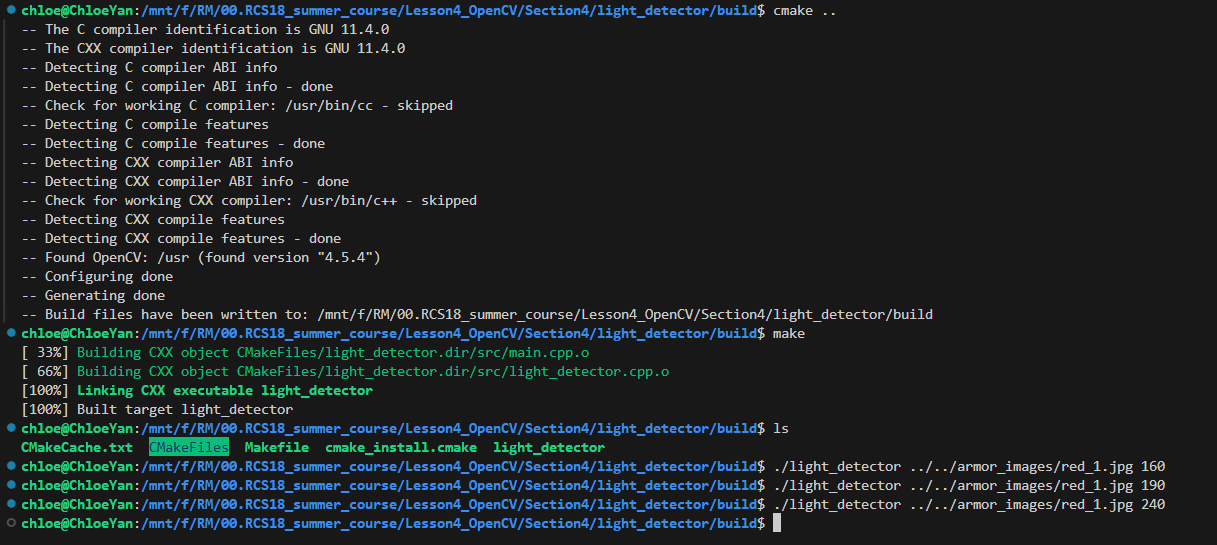
//> input picture 00.RCS18_summer_course/Lesson5_OpenCV/Section4/images_md/1.1.1.png, 1217 x 545 px
$ ./main ../images_md/1.1.1.png 100   (built with g++ and OpenCV 4)
//> lines starting //> are read from the running program, lines starting //| are printed output that depends on the picture
#include <opencv2/opencv.hpp> // 包含OpenCV库
#include <iostream>           // 包含输入输出流库
#include <string>             // 包含字符串库

int main(int argc, char *argv[])
{
    // 检查命令行参数数量
    if (argc < 3)
    {
        std::cerr << "Usage: " << argv[0] << " <image_path> <binary_threshold>" << std::endl;
        return -1; // 参数不足，退出程序
    }

    // 从命令行参数中获取图像路径和二值化阈值
    std::string image_path = argv[1];
    int binary_threshold = std::stoi(argv[2]); // 将字符串阈值转换为整数

    // 读取彩色图像
    // cv::imread默认以BGR顺序读取彩色图像
    cv::Mat color_image = cv::imread(image_path, cv::IMREAD_COLOR);
//> color_image is the input picture: 545 rows x 1217 cols, CV_8UC3; mean B, G, R 37.3, 35.6, 30.3

    // 检查图像是否成功读取
    if (color_image.empty())
    {
        std::cerr << "ERROR: Could not read image from: " << image_path << std::endl;
        return -1; // 图像读取失败，退出程序
    }

    // 显示原始彩色图像
    cv::imshow("Original Color Image", color_image);

    // 将彩色图像转换为灰度图像
    cv::Mat gray_image;
    cv::cvtColor(color_image, gray_image, cv::COLOR_BGR2GRAY);
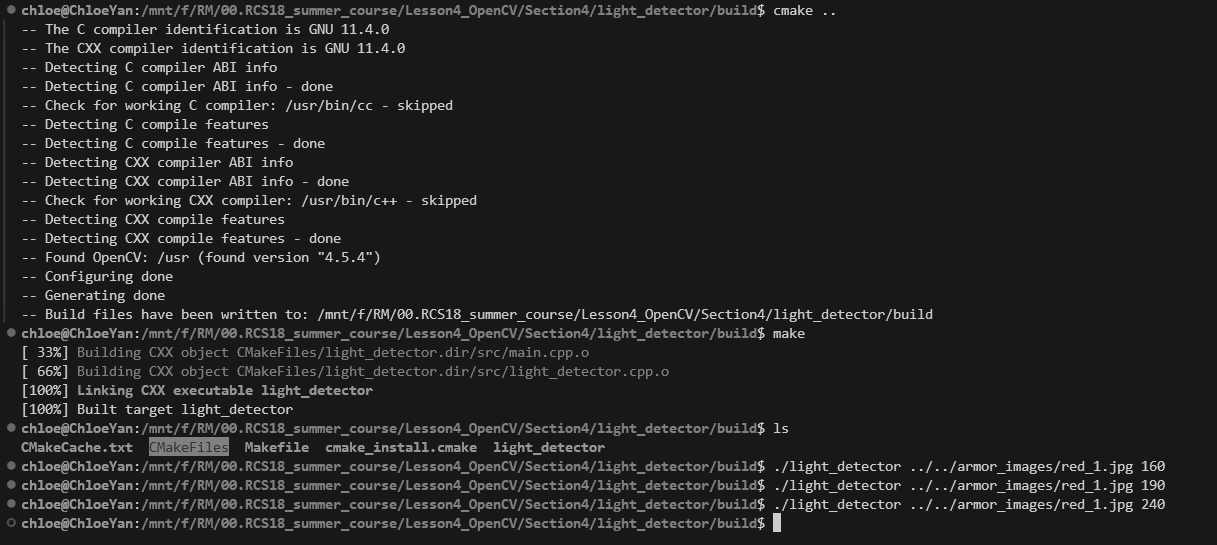
//> gray_image: 545 rows x 1217 cols, CV_8UC1; min 24, max 204, mean 34.2

    // 对灰度图像进行二值化处理
    // cv::THRESH_BINARY 表示大于阈值的像素设为255，否则设为0
    cv::Mat binary_image;
    cv::threshold(gray_image, binary_image, binary_threshold, 255, cv::THRESH_BINARY);
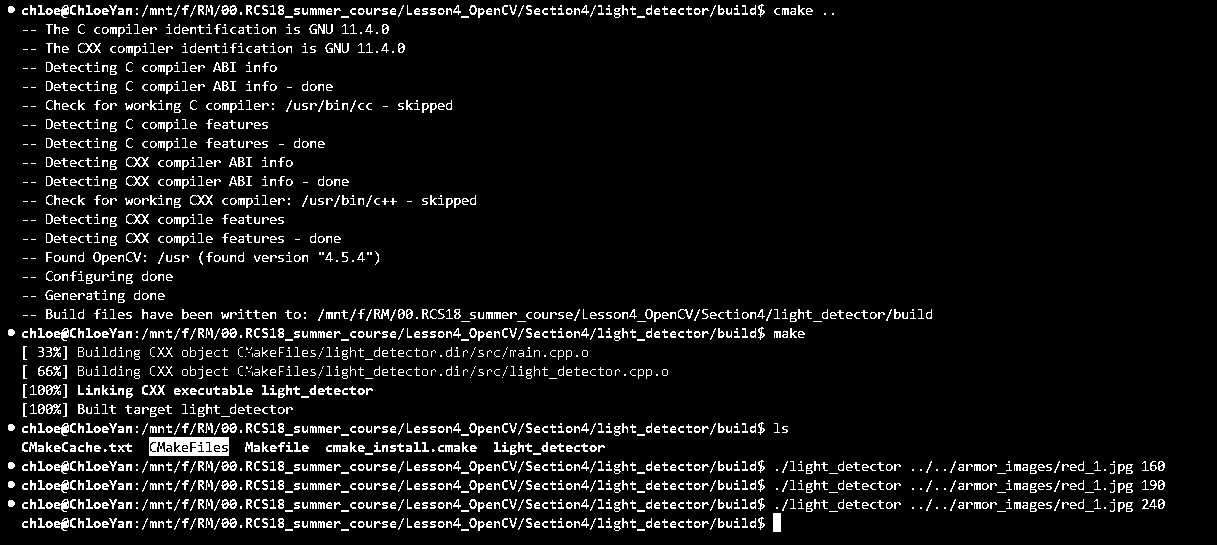
//> binary_image: 545 rows x 1217 cols, CV_8UC1; 6.8% white in thin lines or dots

    // 显示二值化后的图像
    cv::imshow("Binary Image", binary_image);

    // 等待用户按下任意键，窗口才会关闭
    cv::waitKey(0);

    return 0; // 程序成功执行
}
